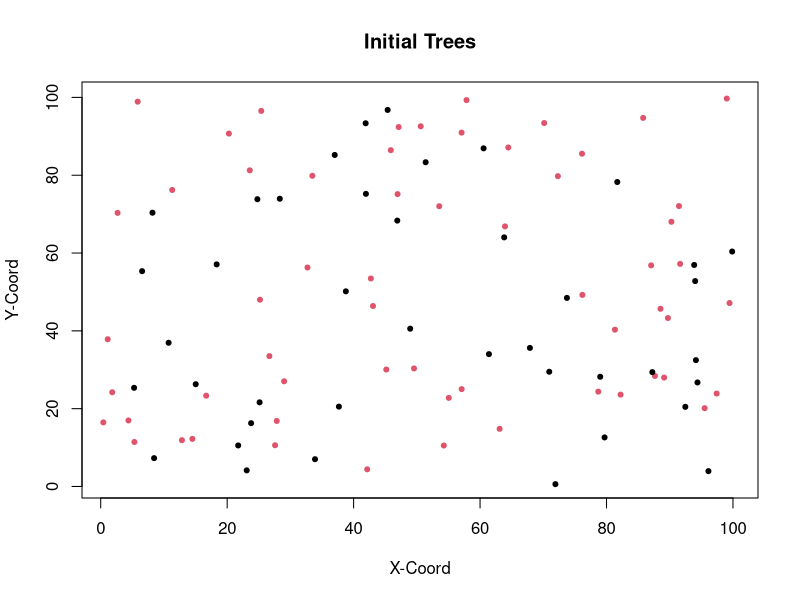

Reproduce this figure in R. (Note: this script raises an error after producing the figure.)
#Load packages

library(tidyverse) 
library(gridExtra) 


### Initialize params ###

# Set up a grid to represent land
#Place individuals on plot
xsize = ysize = 100

numInd = 100
numSpecies = 2
data <-  tibble("ID" = 1:numInd, "age" = 3, 
                species = sample(numSpecies, numInd, replace = TRUE), "xlocation" = runif(numInd, 0, 100), 
                "ylocation" = runif(numInd,0,100), "parentalDistance" = 0, "Pathogen" = 0)

infected <- sample(numInd, numInd/4)
data$Pathogen[which(data$ID %in% infected)] <- 1

plot(data$xlocation, data$ylocation, col = data$species, pch = 20, xlim = c(1,100), ylim = c(1,100),
     xlab = "X-Coord", ylab = "Y-Coord", main = "Initial Trees")



#Set up rates of birth/death/growth etc...
deltaT = 1 #1 year periods of growth
ageChange = deltaT
dispParam = 8 #dispersalParam
uniqueSp = unique(data$species)
numYears = 1000



#Carrying Capacity
K= 2000
growthRate1 = 0.5
growthRate2= 0.5
#Pathogen initials
PathDensParam = 7

infectionRate1 = 0.8
infectionRate2 = 0.8

healthyDeathRate = 0.01

infectedDeathRate1 = 0.03
infectedDeathRate2 = 0.03
# Used for summary statistics
speciesPopulation = NULL
pathPop = NULL
agePops = NULL
pathAgePop = NULL
denseSpecies <- NULL

### MAIN LOOP ####


for(t in seq(0, numYears, by = deltaT)){ 
  
  #disperse seed
  adults <- data[data$age > 3, ]
  seedsPerSpecies <- NULL
  for (i in 1:numSpecies){
    speciesPop = nrow(data[data$species == i,])
    numSeeds <- carryingCapacity(i, speciesPop, nrow(data), K)
    seedsPerSpecies <- c(seedsPerSpecies, numSeeds)
  }
  Ind = data[1, ]
  babies <- dispersal(adults)
  data <- bind_rows(data, babies)
  
  #Background death of adults. Death rate decreases with age
  data <- backgroundDeath(data)
  
  #Count number of each species
  countSpecies <- speciesSize(data$species)
  speciesPopulation <-  bind_rows(speciesPopulation, countSpecies)
  
  #pathogens reproduce
  newPathogens <- pathGrowth(data)
  data$Pathogen[which(data$ID %in% newPathogens$ID)] <- 1
  
  #Supplemental
  countPaths <- data[data$Pathogen==1,]
  pathAges <- speciesSize(countPaths$species)
  pathPop <- bind_rows(pathPop, pathAges)
  
  
  #Supp  functions/Statistics
  ages <- tibble("gen" = t, "babies" = nrow(subset(data, age < 6)), "young" = nrow(subset(data, age >= 6 & age <=20)), "middle aged" = nrow(subset(data, age > 20 &
                                                                                                                                                     age < 50)), 
                 "old" = nrow(subset(data, age >= 50)))
  agePops <- bind_rows(agePops, ages)

  
  #These fucntions plot the trees every generation. I mainly use these when trying to
  #paramterize something so I can see the effects on several generations. Otherwise comment them out
  
  plot(data$xlocation, data$ylocation, col = data$species, pch = 20, xlim = c(1,100), ylim = c(1,100),
       main = "Tree Population Size", ylab = "Count", xlab = "Generation")
 
  print(t)
  
  #Grow
  data$age = data$age + deltaT
  
}


##### MAIN FUNCTIONS #######

#Carrying Capacity limitis birth rates

carryingCapacity = function(species,speciesN, totalN, K){
  if(species==1){
    s = speciesN * growthRate1
  }else{
    s = speciesN * growthRate2
  }
  popGrowth <- (s*(K-totalN)/K)
  popGrowth <-  ifelse(popGrowth > 0, popGrowth, 0)
  return(popGrowth)
  
}

#Disperse x number of seeds per parent. 

dispersal <- function(Trees){
  babies = NULL
  for(i in 1:numSpecies){
    speciesTree <- Trees[Trees$species == i,]
    if(nrow(speciesTree)> 0){
      #Before running this, we calculate seeds per species using the carrying capacity function
      numBabies <- ceiling(seedsPerSpecies[i])
      #take a random sample of conspecific adult trees to disperse the seeds
      parents <- slice_sample(speciesTree, n = numBabies, replace = TRUE)
      if (nrow(parents)>0){
        for (i in 1:nrow(parents)){
          parent = parents[i,]
          baby = parent[1, ]
          baby$age = as.integer(0)
          if(parent$species == 1){
            baby$ID  = max(data$ID) + i 
          }
          else{
            baby$ID  = max(babies$ID) + i 
          }
          baby$species  =  parent$species
          babyDist = (rnorm(1, mean=0, sd=dispParam))
          baby$Pathogen = 0
          r = babyDist * sqrt(runif(1))
          theta = runif(1)*2*pi
          baby$xlocation = ((r*cos(theta)) + parent$xlocation) %% xsize
          baby$ylocation = ((r*sin(theta)) + parent$ylocation) %% ysize
          baby$parentalDistance = abs(r)
          babies <- bind_rows(babies, baby)
        }
      }
      
    }
  }
  return(babies)
}




#Natural Background death
backgroundDeath <- function(population){
  living = c()
  probDeath = c()
  for (i in 1:nrow(population)){
    if (data[i,]$Pathogen == 1 & data[i,]$species ==1){
      alive <- (runif(1) > infectedDeathRate1)
      living[i] = alive
    }else if (data[i,]$Pathogen == 1 & data[i,]$species ==2) {
      alive <- (runif(1) > infectedDeathRate2)
      living[i] = alive
    }
    else{
      alive <- (runif(1) > healthyDeathRate)
      living[i] = alive
    }
    
  }
  return(population[living,])
}




#### virulence FUNCTIONS ######

pathGrowth <- function(trees){
  newPathogens <- NULL
  infectedTrees <- data[data$Pathogen == 1,]
  healthyTrees <- data[data$Pathogen == 0,]
  for (i in 1:nrow(infectedTrees)){
    indTree = infectedTrees[i, ]
    newInfections = subset(healthyTrees, xlocation > (indTree$xlocation - (PathDensParam))%% xsize
                           & xlocation < (indTree$xlocation + (PathDensParam))%% xsize
                           & ylocation > (indTree$ylocation - (PathDensParam))%% xsize
                           & ylocation < (indTree$ylocation + (PathDensParam))%% xsize
                           & species == indTree$species)
    if (indTree$species==1){
      newInfections <- slice_sample(newInfections, n = round(nrow(newInfections)* infectionRate1))
      newPathogens <- bind_rows(newPathogens, newInfections)
    }else{
      newInfections <- slice_sample(newInfections, n = round(nrow(newInfections)* infectionRate2))
      newPathogens <- bind_rows(newPathogens, newInfections)
    }
    
    
  }
  newPathogens <- newPathogens[!duplicated(newPathogens),]
  return(newPathogens)
}



### SUPPLEMENTAL FUNCTIONS###


#Plot trees
plotSpecies(speciesPopulation) 
totals <- speciesPopulation %>% mutate(total = (`Species 1` + `Species 2` + `Species 3`))
plot(totals$total, pch = 20, col = "cadetblue3")


#Plot Pathogens
plotSpecies(pathPop)
totals <- pathPop %>% mutate(total = (`Species 1` + `Species 2` + `Species 3`))
plot(totals$total, pch = 20, col = "cadetblue3")

#Plot the age distribution over time of trees
agePops1 <-  pivot_longer(agePops, cols = !gen, names_to = "Group", values_to = "Count")
agePopGraph <- ggplot(agePops1, aes(gen, Count, color = Group))+
  geom_line()
agePopGraph



#Plot amount of each species
plotSpecies <- function(speciesPopulation){
  speciesPopulation <- add_column(speciesPopulation, gen = 1:nrow(speciesPopulation))
  speciesPopulation <- pivot_longer(speciesPopulation, cols = starts_with("Species"), names_to = "Species",
                                    names_prefix = "Species ", values_to = "Count")
  ggplot(data = speciesPopulation, aes(gen, Count, col = Species))+
    geom_point()+
    geom_line()+
    ylim(0, max(speciesPopulation$Count))+
    ylab("Tree Count")
  
}

#Called from main for loop to track species
speciesSize <- function(speciesTypes){
  a = speciesTypes[speciesTypes == 1]
  b = speciesTypes[speciesTypes == 2]
  c = speciesTypes[speciesTypes == 3]
  
  df <- tibble("Species 1" = length(a), "Species 2" = length(b), "Species 3" = length(c))
  return(df)
}
